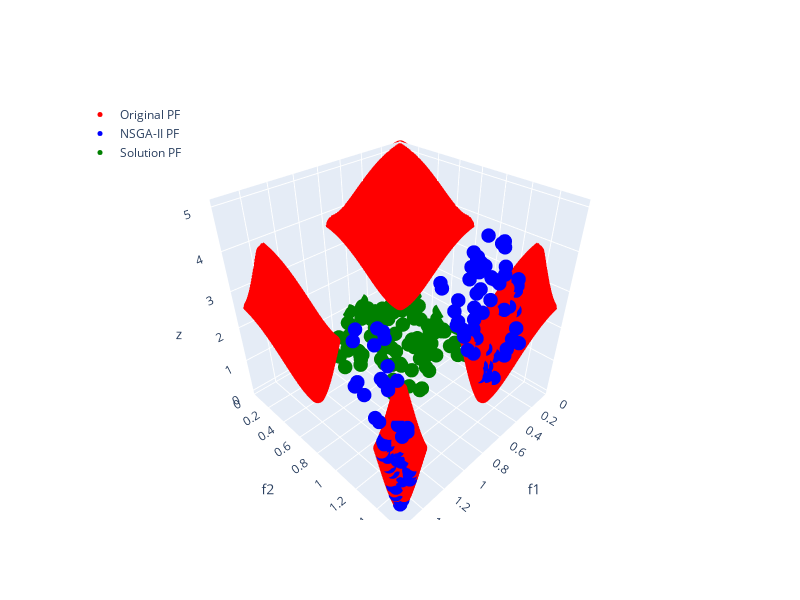

Source (notebook cell):
### Code cell
random_solution = np.random.rand(100, 3)
problem = get_problem("mw14")
plot_comparison(random_solution, problem, with_nsga2=True)
